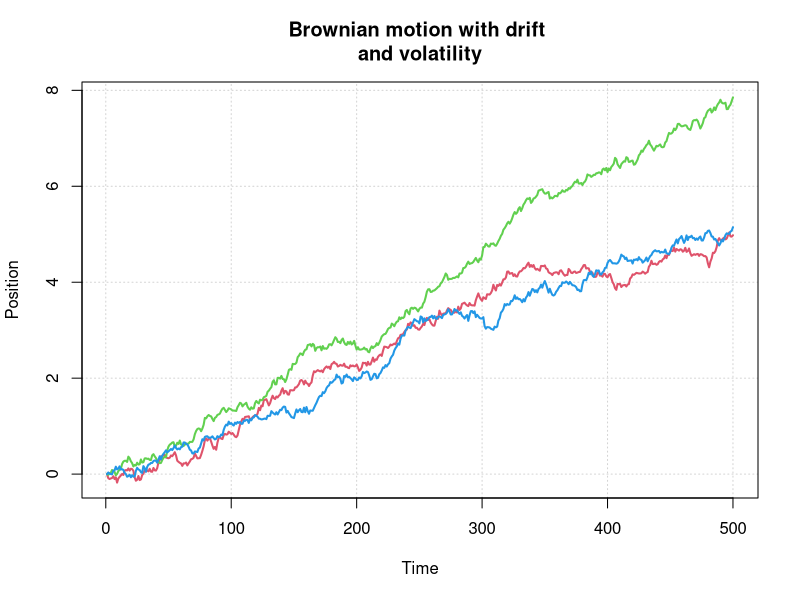

Generate this figure with R:
#simulating Brownian motion with drift and volatility
#specifying parameters
mu<- 1.3
sigma<- 0.5

#defining Brownian motion as matrix
BM<- matrix(NA, nrow=500, ncol=3)

#specifying seed
set.seed(8463302)

#simulating  trajectories
for (j in 1:3) {
BM[1,j]<- 0

for (i in 2:500) 
  BM[i,j]<- mu*0.01+BM[i-1,j] + sigma*sqrt(0.01)*rnorm(1)
}

#plotting trajectories
matplot(BM, type="l", main="Brownian motion with drift 
and volatility", lty=1, lwd=2, col=2:4, ylim=c(range(BM)), 
xlab="Time", ylab="Position", panel.first=grid())

